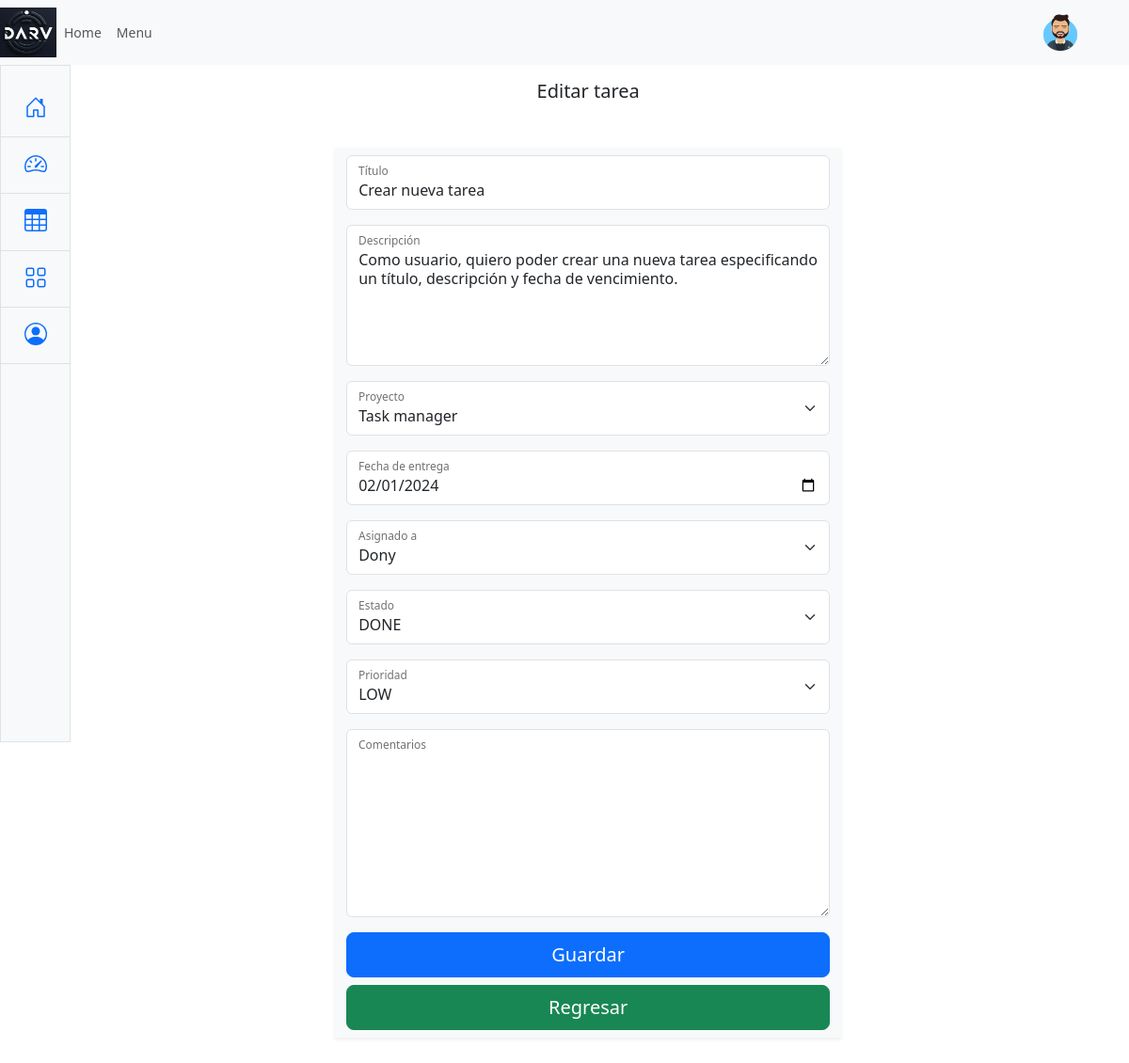
Page /edit/2/ (signed in) on the committed database.
### task/models.py (models this page shows, shortened)
class Task(models.Model):
    STATUS_CHOICES = [
        ('TO_DO', 'TO DO'),
        ('IN_PROGRESS', 'IN PROGRESS'),
        ('DONE', 'DONE'),
    ]
    PRIORITY_CHOICES = [
        ('LOW', 'LOW'),
        ('MEDIUM', 'MEDIUM'),
        ('HIGH', 'HIGH'),
    ]
    title = models.CharField(max_length=255)
    description = models.TextField()
    date = models.DateField()
    assigned_to = models.ForeignKey(User, on_delete=models.CASCADE)
    status = models.CharField(max_length=20, choices=STATUS_CHOICES, default='TO_DO')
    comments = models.TextField(blank=True, null=True)
    project = models.ForeignKey(Project, on_delete=models.CASCADE)
    priority = models.CharField(max_length=40, choices=PRIORITY_CHOICES, default='LOW')

### task/views.py (the view)
# urls.py: path('edit/<int:task_id>/', edit_task, name='edit_task'),
@login_required
def edit_task(request, task_id):
    titulo = "Editar tarea"
    task = get_object_or_404(Task, pk=task_id)
    if request.method == 'POST':
        form = TaskForm(request.POST, instance=task)
        if form.is_valid():
            form.save()
            messages.success(request,'Tarea actualizada')
            return redirect('task:task_list')
    else:
        form = TaskForm(instance=task)
    return render(request, 'task/create_task.html', {'form': form, 'task': task, 'titulo': titulo})

### task/models.py (called while the page is built)
    def __str__(self):
        return self.name

### templates/task/create_task.html (shortened to what this page needs)
{% extends 'base.html' %}
{% load crispy_forms_tags %}
{% block content %}
<section class="mt-3">
    <h5 class="text-center">
       {{ titulo }}
    </h5>
    <div class="container position-relative">
        <div class="container my-3 my-lg-5">
            <div class="row justify-content-center">
                <div class="col-sm-12 col-md-6 shadow-sm mx-auto bg-light py-2">
                    <form method="post" action="">
                        <div class="form-floating mb-3">
                            {{ form.title }}
                            <label for="floatingInput">Título</label>
                        </div>
                        <div class="form-floating mb-3">
                            {{ form.description }}
                            <label for="floatingTextarea">Descripción</label>
                        </div>
                        <div class="form-floating mb-3">
                            {{ form.project }}
                            <label for="floatingSelect">Proyecto</label>
                        </div>
                        <div class="form-floating mb-3">
                            {{ form.date }}
                            <label for="floatingInput2">Fecha de entrega</label>
                        </div>
                        <div class="form-floating mb-3">
                            {{ form.assigned_to }}
                            <label for="floatingSelect">Asignado a</label>
                        </div>
                        <div class="form-floating mb-3">
                            {{ form.status }}
                            <label for="floatingSelect2">Estado</label>
                        </div>
                        <div class="form-floating mb-3">
                            {{ form.priority }}
                            <label for="floatingSelect4">Prioridad</label>
                        </div>
                        <div class="form-floating mb-3">
                            {{ form.comments }}
                            <label for="floatingTextarea2">Comentarios</label>
                        </div>
                        <div class="d-grid gap-2 col mx-auto">
                            <button class="btn btn-lg btn-primary" type="submit">Guardar</button>
                            <a class="btn btn-lg btn-success" href="{% url 'task:task_list' %}">Regresar</a>
                        </div>
                    </form>
                </div>
            </div>
        </div>
    </div>
</section>
{% endblock content %}

### static/css/style.css (style rules this page uses)
body { min-height: 100vh; min-height: -webkit-fill-available; font-size: .875rem; }

### rows in the picture
Task: title "Crear nueva tarea", description "Como usuario, quiero poder crear una nueva tarea especificando un título, descripción y fecha de vencimiento.", project "Task manager", date "02/01/2024", assigned_to "Dony", status "DONE", priority "LOW"

### other values in the picture
{{ titulo }} "Editar tarea"
